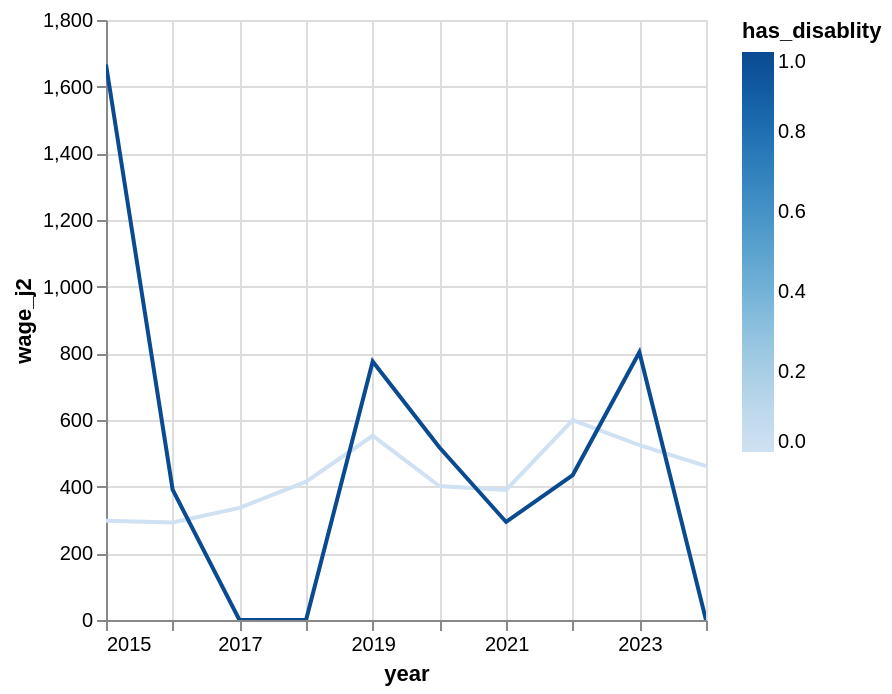

Notebook source saved alongside this figure:
### Code cell
visualize('wage_j2')

### Figure 1 — Vega-Lite specification as saved in the notebook (floating-point values rounded to 4 significant figures)
{"config": {"view": {"continuousWidth": 300, "continuousHeight": 300}}, "data": {"name": "data-a5a6dc777d82f66f0812a2ddc9156736"}, "mark": {"type": "line", "tooltip": true}, "encoding": {"color": {"field": "has_disablity", "type": "quantitative"}, "x": {"field": "year", "type": "temporal"}, "y": {"field": "wage_j2", "type": "quantitative"}}, "params": [{"name": "param_1e9efca18e7a2868", "select": {"type": "interval", "encodings": ["x", "y"]}, "bind": "scales"}], "$schema": "https://vega.github.io/schema/vega-lite/v6.1.0.json", "datasets": {"data-a5a6dc777d82f66f0812a2ddc9156736": [{"year": "2023-01-01T00:00:00", "has_disablity": 0, "wage_j2": 524.7}, {"year": "2024-01-01T00:00:00", "has_disablity": 1, "wage_j2": 0.0}, {"year": "2020-01-01T00:00:00", "has_disablity": 0, "wage_j2": 401.9}, {"year": "2024-01-01T00:00:00", "has_disablity": 0, "wage_j2": 462.0}, {"year": "2018-01-01T00:00:00", "has_disablity": 0, "wage_j2": 415.0}, {"year": "2022-01-01T00:00:00", "has_disablity": 0, "wage_j2": 599.4}, {"year": "2019-01-01T00:00:00", "has_disablity": 0, "wage_j2": 552.8}, {"year": "2019-01-01T00:00:00", "has_disablity": 1, "wage_j2": 775.5}, {"year": "2021-01-01T00:00:00", "has_disablity": 0, "wage_j2": 390.1}, {"year": "2022-01-01T00:00:00", "has_disablity": 1, "wage_j2": 434.8}, {"year": "2020-01-01T00:00:00", "has_disablity": 1, "wage_j2": 518.2}, {"year": "2016-01-01T00:00:00", "has_disablity": 0, "wage_j2": 292.5}, {"year": "2018-01-01T00:00:00", "has_disablity": 1, "wage_j2": 0.0}, {"year": "2015-01-01T00:00:00", "has_disablity": 1, "wage_j2": 1667.0}, {"year": "2023-01-01T00:00:00", "has_disablity": 1, "wage_j2": 803.0}, {"year": "2017-01-01T00:00:00", "has_disablity": 1, "wage_j2": 0.0}, {"year": "2016-01-01T00:00:00", "has_disablity": 1, "wage_j2": 391.3}, {"year": "2021-01-01T00:00:00", "has_disablity": 1, "wage_j2": 294.1}, {"year": "2015-01-01T00:00:00", "has_disablity": 0, "wage_j2": 297.4}, {"year": "2017-01-01T00:00:00", "has_disablity": 0, "wage_j2": 336.3}]}}
